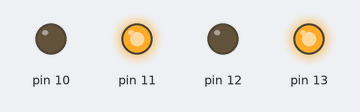
A sketch run on a simulated Arduino Uno, built with avr-gcc and run on an emulated ATmega328P. On the bench: output pins drawn as LEDs (lit = HIGH). What the sketch prints to the serial monitor is not drawn.

Above: at 1.5 s.
At 4.5 s:
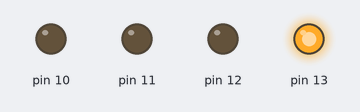
At 7.5 s:
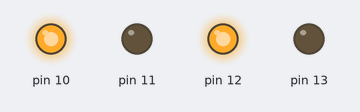
At 13.0 s:
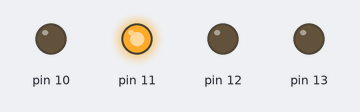
At 17.7 s:
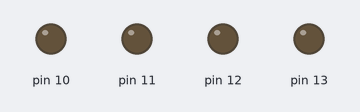
Timing chart, 0 to 18.9 s (numbered marks = the images above):
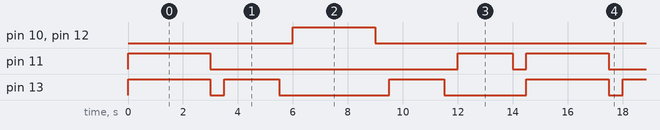

Measured:
- by itself, pin 10, pin 12: alternates HIGH for 3.0 s and LOW for 11.5 s
- by itself, pin 11: repeats every 14.5 s: LOW 9.0 s, HIGH 2.0 s, LOW 0.50 s, HIGH 3.0 s
- by itself, pin 13: repeats every 14.5 s: LOW 0.50 s, HIGH 2.0 s, LOW 4.0 s, HIGH 2.0 s, LOW 3.0 s, HIGH 3.0 s

The sketch:

master.ino
```cpp
void setup()
{
    pinMode(10, OUTPUT);
  pinMode(11, OUTPUT);
  pinMode(12, OUTPUT);
  pinMode(13, OUTPUT);

  digitalWrite(10, LOW);
  digitalWrite(11, LOW);
  digitalWrite(12, LOW);
  digitalWrite(13, LOW);

  Serial.begin(9600);
}


void loop()
{
   Serial.print("F");
   digitalWrite(13, HIGH);
   digitalWrite(11, HIGH);

   delay(3000);

   Serial.print("S");
   digitalWrite(13, LOW);
   digitalWrite(11, LOW);
   delay(500);

      Serial.print("L");
    digitalWrite(13, HIGH);
   delay(2000);

   Serial.print("S");
   digitalWrite(13, LOW);
   delay(500);

    Serial.println("B");
    digitalWrite(12, HIGH);
    digitalWrite(10, HIGH);
   delay(3000);

   Serial.print("S");
   digitalWrite(12, LOW);
   digitalWrite(10, LOW);
   delay(500);

   Serial.print("L");
    digitalWrite(13, HIGH);
   delay(2000);

   Serial.print("S");
   digitalWrite(13, LOW);
   delay(500);

   Serial.print("R");
    digitalWrite(11, HIGH);
   delay(2000);

    Serial.println("S");
   digitalWrite(11, LOW);
   delay(500);


}
```
